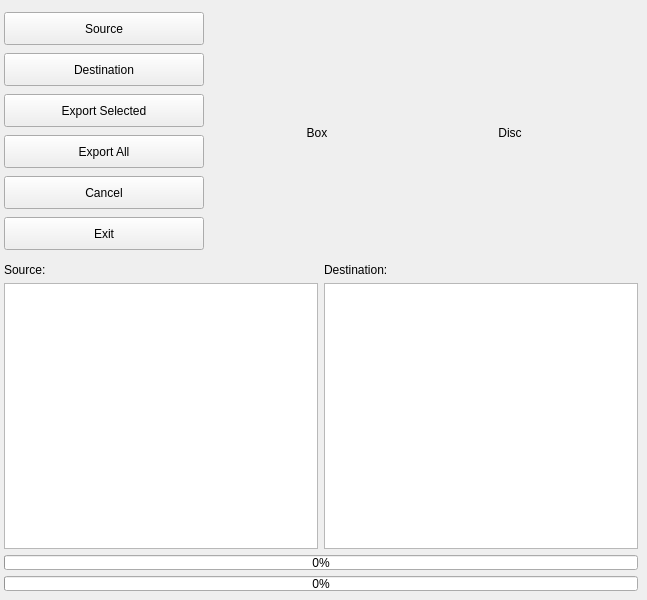
<?xml version="1.0" encoding="UTF-8"?>
<ui version="4.0">
 <class>MainWindow</class>
 <widget class="QMainWindow" name="MainWindow">
  <property name="geometry">
   <rect>
    <x>0</x>
    <y>0</y>
    <width>647</width>
    <height>600</height>
   </rect>
  </property>
  <property name="minimumSize">
   <size>
    <width>600</width>
    <height>600</height>
   </size>
  </property>
  <property name="windowTitle">
   <string>GCWiiManager</string>
  </property>
  <widget class="QWidget" name="centralwidget">
   <layout class="QVBoxLayout" name="verticalLayout_2">
    <property name="leftMargin">
     <number>4</number>
    </property>
    <item>
     <layout class="QVBoxLayout" name="verticalLayout">
      <item>
       <layout class="QHBoxLayout" name="horizontalLayout">
        <property name="spacing">
         <number>25</number>
        </property>
        <item>
         <layout class="QVBoxLayout" name="verticalLayout_3">
          <property name="spacing">
           <number>5</number>
          </property>
          <item>
           <widget class="QPushButton" name="source_btn">
            <property name="minimumSize">
             <size>
              <width>200</width>
              <height>0</height>
             </size>
            </property>
            <property name="maximumSize">
             <size>
              <width>200</width>
              <height>33</height>
             </size>
            </property>
            <property name="text">
             <string>Source</string>
            </property>
           </widget>
          </item>
          <item>
           <widget class="QPushButton" name="destination_btn">
            <property name="minimumSize">
             <size>
              <width>200</width>
              <height>0</height>
             </size>
            </property>
            <property name="maximumSize">
             <size>
              <width>200</width>
              <height>33</height>
             </size>
            </property>
            <property name="text">
             <string>Destination</string>
            </property>
           </widget>
          </item>
          <item>
           <widget class="QPushButton" name="exportSelected_btn">
            <property name="minimumSize">
             <size>
              <width>200</width>
              <height>0</height>
             </size>
            </property>
            <property name="maximumSize">
             <size>
              <width>200</width>
              <height>33</height>
             </size>
            </property>
            <property name="text">
             <string>Export Selected</string>
            </property>
           </widget>
          </item>
          <item>
           <widget class="QPushButton" name="export_btn">
            <property name="minimumSize">
             <size>
              <width>200</width>
              <height>0</height>
             </size>
            </property>
            <property name="maximumSize">
             <size>
              <width>200</width>
              <height>33</height>
             </size>
            </property>
            <property name="text">
             <string>Export All</string>
            </property>
           </widget>
          </item>
          <item>
           <widget class="QPushButton" name="cancel_btn">
            <property name="minimumSize">
             <size>
              <width>200</width>
              <height>0</height>
             </size>
            </property>
            <property name="maximumSize">
             <size>
              <width>200</width>
              <height>33</height>
             </size>
            </property>
            <property name="autoFillBackground">
             <bool>false</bool>
            </property>
            <property name="text">
             <string>Cancel</string>
            </property>
           </widget>
          </item>
          <item>
           <widget class="QPushButton" name="exit_btn">
            <property name="minimumSize">
             <size>
              <width>200</width>
              <height>0</height>
             </size>
            </property>
            <property name="maximumSize">
             <size>
              <width>200</width>
              <height>33</height>
             </size>
            </property>
            <property name="text">
             <string>Exit</string>
            </property>
           </widget>
          </item>
         </layout>
        </item>
        <item>
         <widget class="QLabel" name="label_box">
          <property name="minimumSize">
           <size>
            <width>176</width>
            <height>248</height>
           </size>
          </property>
          <property name="maximumSize">
           <size>
            <width>176</width>
            <height>248</height>
           </size>
          </property>
          <property name="text">
           <string>Box</string>
          </property>
          <property name="alignment">
           <set>Qt::AlignCenter</set>
          </property>
         </widget>
        </item>
        <item>
         <widget class="QLabel" name="label_disc">
          <property name="minimumSize">
           <size>
            <width>160</width>
            <height>160</height>
           </size>
          </property>
          <property name="maximumSize">
           <size>
            <width>160</width>
            <height>160</height>
           </size>
          </property>
          <property name="text">
           <string>Disc</string>
          </property>
          <property name="alignment">
           <set>Qt::AlignCenter</set>
          </property>
         </widget>
        </item>
        <item>
         <spacer name="horizontalSpacer">
          <property name="orientation">
           <enum>Qt::Horizontal</enum>
          </property>
          <property name="sizeHint" stdset="0">
           <size>
            <width>40</width>
            <height>20</height>
           </size>
          </property>
         </spacer>
        </item>
       </layout>
      </item>
      <item>
       <layout class="QHBoxLayout" name="horizontalLayout_5">
        <item>
         <widget class="QLabel" name="label_source">
          <property name="text">
           <string>Source:</string>
          </property>
         </widget>
        </item>
        <item>
         <widget class="QLabel" name="label_destination">
          <property name="text">
           <string>Destination:</string>
          </property>
         </widget>
        </item>
       </layout>
      </item>
      <item>
       <layout class="QHBoxLayout" name="horizontalLayout_2">
        <item>
         <widget class="QListView" name="listView_source">
          <property name="contextMenuPolicy">
           <enum>Qt::ActionsContextMenu</enum>
          </property>
          <property name="dragEnabled">
           <bool>true</bool>
          </property>
          <property name="dragDropMode">
           <enum>QAbstractItemView::NoDragDrop</enum>
          </property>
          <property name="selectionMode">
           <enum>QAbstractItemView::ExtendedSelection</enum>
          </property>
          <property name="spacing">
           <number>1</number>
          </property>
          <property name="modelColumn">
           <number>0</number>
          </property>
         </widget>
        </item>
        <item>
         <widget class="QListView" name="listView_destination">
          <property name="contextMenuPolicy">
           <enum>Qt::ActionsContextMenu</enum>
          </property>
          <property name="dragDropMode">
           <enum>QAbstractItemView::NoDragDrop</enum>
          </property>
          <property name="selectionMode">
           <enum>QAbstractItemView::ExtendedSelection</enum>
          </property>
         </widget>
        </item>
       </layout>
      </item>
     </layout>
    </item>
    <item>
     <layout class="QVBoxLayout" name="verticalLayout_4">
      <item>
       <widget class="QProgressBar" name="progressBar_destination">
        <property name="maximumSize">
         <size>
          <width>16777215</width>
          <height>15</height>
         </size>
        </property>
        <property name="value">
         <number>0</number>
        </property>
       </widget>
      </item>
      <item>
       <widget class="QProgressBar" name="progressBar_fileProgress">
        <property name="maximumSize">
         <size>
          <width>16777215</width>
          <height>15</height>
         </size>
        </property>
        <property name="value">
         <number>0</number>
        </property>
       </widget>
      </item>
     </layout>
    </item>
   </layout>
  </widget>
  <action name="action_delete_selected_in_destination">
   <property name="text">
    <string>Delete selected</string>
   </property>
   <property name="toolTip">
    <string>Delete selected item</string>
   </property>
  </action>
  <action name="action_select_folder_destination">
   <property name="text">
    <string>Select folder</string>
   </property>
   <property name="toolTip">
    <string>Open directory location</string>
   </property>
  </action>
  <action name="action_reload_destination">
   <property name="text">
    <string>Reload</string>
   </property>
   <property name="toolTip">
    <string>Reload directory contents</string>
   </property>
  </action>
  <action name="action_delete_all_items_in_destination">
   <property name="text">
    <string>Delete all items</string>
   </property>
   <property name="toolTip">
    <string>Delete all items in directory</string>
   </property>
  </action>
  <action name="action_reload_source">
   <property name="text">
    <string>Reload</string>
   </property>
   <property name="toolTip">
    <string>Reload directory contents</string>
   </property>
  </action>
  <action name="action_select_folder_source">
   <property name="text">
    <string>Select folder</string>
   </property>
   <property name="toolTip">
    <string>Open directory location</string>
   </property>
  </action>
  <action name="action_export_selected">
   <property name="text">
    <string>Export selected</string>
   </property>
   <property name="toolTip">
    <string>Delete selected item</string>
   </property>
  </action>
 </widget>
 <resources/>
 <connections/>
</ui>
